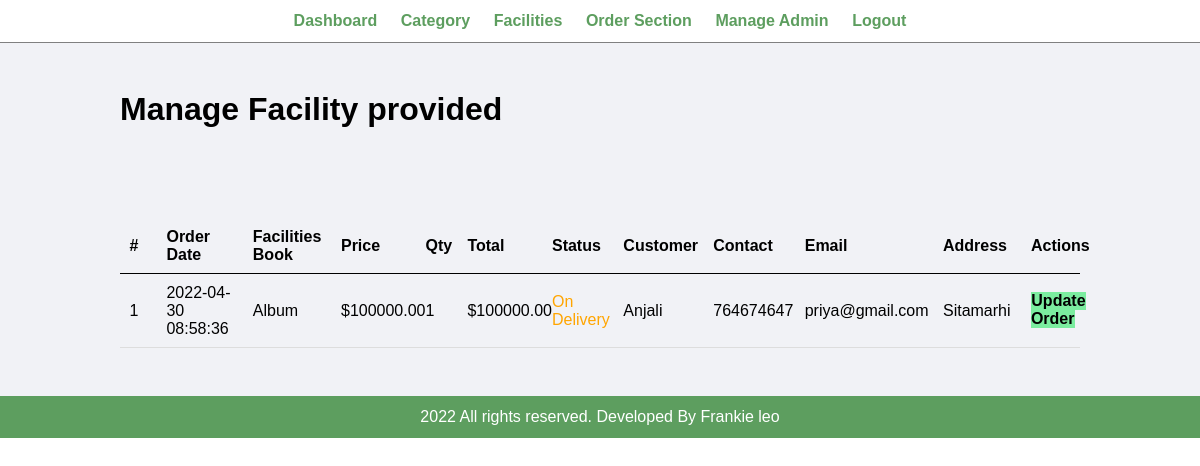
Page /admin/manage-order.php (signed in) on the committed database.
### tables this page shows
CREATE TABLE `tbl_order` (
  `id` int(10) UNSIGNED NOT NULL,
  `food` varchar(150) NOT NULL,
  `price` decimal(10,2) NOT NULL,
  `qty` int(11) NOT NULL,
  `total` decimal(10,2) NOT NULL,
  `order_date` datetime NOT NULL,
  `status` varchar(50) NOT NULL,
  `customer_name` varchar(150) NOT NULL,
  `customer_contact` varchar(20) NOT NULL,
  `customer_email` varchar(150) NOT NULL,
  `customer_address` varchar(255) NOT NULL
);

### admin/manage-order.php (the view, shortened to what this page needs)
<?php include('partials/menu.php'); ?>
<div class="main-content">
    <div class="wrapper">
        <h1>Manage Facility provided</h1>
                <br /><br /><br />
                <br><br>
                <table class="tbl-full">
                    <tr>
                        <th width="5%">#</th>
                        <th width="10%">Order Date</th>
                        <th width="10%">Facilities Book</th>
                        <th width="5%">Price</th>
                        <th width="5%">Qty</th>
                        <th width="6%">Total</th>
                        <th width="8%">Status</th>
                        <th width="10%">Customer</th>
                        <th width="10%">Contact</th>
                        <th width="15%">Email</th>
                        <th width="10%">Address</th>
                        <th>Actions</th>
                    </tr>
                    <?php
                        $sql = "SELECT * FROM tbl_order ORDER BY id DESC";
                        $res = mysqli_query($conn, $sql);
                        $count = mysqli_num_rows($res);
                        $sn = 1;
                        if($count>0)
                        {
                            while($row=mysqli_fetch_assoc($res))
                            {
                                $id = $row['id'];
                                $food = $row['food'];
                                $price = $row['price'];
                                $qty = $row['qty'];
                                $total = $row['total'];
                                $order_date = $row['order_date'];
                                $status = $row['status'];
                                $customer_name = $row['customer_name'];
                                $customer_contact = $row['customer_contact'];
                                $customer_email = $row['customer_email'];
                                $customer_address = $row['customer_address'];
                                ?>
                                    <tr>
                                        <td><?php echo $sn++; ?> </td>
                                        <td><?php echo $order_date; ?></td>
                                        <td><?php echo $food; ?></td>
                                        <td><?php echo '$'.$price; ?></td>
                                        <td><?php echo $qty; ?></td>
                                        <td><?php echo '$'.$total; ?></td>
                                        <td>
                                            <?php
                                                if($status=="Ordered")
                                                {
                                                    echo "<label style='color: blue;'>$status</label>";
                                                }
                                                elseif($status=="On Delivery")
                                                {
                                                    echo "<label style='color: orange;'>$status</label>";
                                                }
                                                elseif($status=="Delivered")
                                                {
                                                    echo "<label style='color: green;'><b>$status</b></label>";
                                                }
                                                elseif($status=="Cancelled")
                                                {
                                                    echo "<label style='color: red;'>$status</label>";
                                                }
                                            ?>
                                        </td>
                                        <td><?php echo $customer_name; ?></td>
                                        <td><?php echo $customer_contact; ?></td>
                                        <td><?php echo $customer_email; ?></td>
                                        <td><?php echo $customer_address; ?></td>
                                        <td>
                                            <a href="<?php echo SITEURL; ?>admin/update-order.php?id=<?php echo $id; ?>" class="btn-secondary">Update Order</a>
                                        </td>
                                    </tr>
                                <?php
                            }
                        }
                        else
                        {
                            echo "<tr><td colspan='12' class='error'>Orders not Available</td></tr>";
                        }
                    ?>
                </table>
    </div>
</div>
<?php include('partials/footer.php'); ?>

### css/admin.css (style rules this page uses)
* { margin: 0; padding: 0; font-family: Arial, Helvetica, sans-serif; }
.wrapper { padding: 1%; width: 80%; margin: 0 auto; }
.tbl-full { width: 100%; }
table { border-collapse: collapse; width: 100%; }
th, td { padding: 8px; text-align: left; border-bottom: 1px solid #ddd; }
table tr th { border-bottom: 1px solid black; padding: 1%; text-align: left; }
table tr td { padding: 1%; }
.btn-secondary { background-color: #7bed9f; padding: 1%; color: black; text-decoration: none; font-weight: bold; }
.main-content { background-color: #f1f2f6; padding: 3% 0; }

### rows in the picture
tbl_order: order_date "2022-04-30 08:58:36", food "Album", price "100000.00", qty "1", total "100000.00", status "On Delivery", customer_name "Anjali", customer_contact "764674647", customer_email "priya@gmail.com", customer_address "Sitamarhi"
